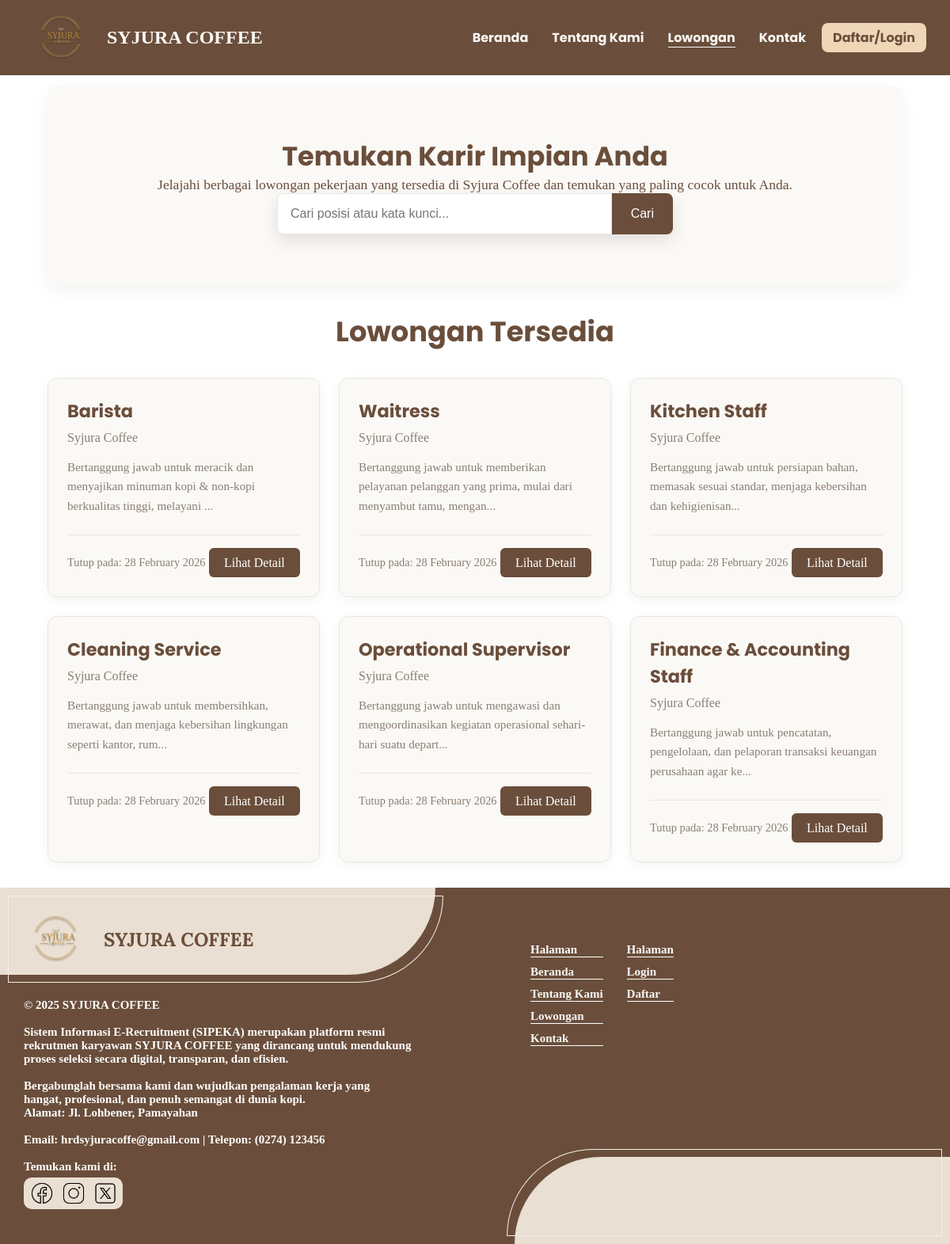
Page /job.php on the committed database.
### tables this page shows
CREATE TABLE `lowongan` (
  `id_lowongan` int(11) NOT NULL,
  `id_hrd` int(11) NOT NULL,
  `judul` varchar(100) NOT NULL,
  `posisi_lowongan` varchar(100) NOT NULL,
  `deskripsi_singkat` varchar(255) DEFAULT NULL,
  `deskripsi` text DEFAULT NULL,
  `persyaratan` text DEFAULT NULL,
  `tanggal_buka` date NOT NULL,
  `tanggal_tutup` date NOT NULL,
  `status_lowongan` enum('Aktif','Tutup') NOT NULL DEFAULT 'Aktif'
);

### job.php (the view, shortened to what this page needs)
<?php
include_once 'templates/header.php';
$search = isset($_GET['search']) ? trim($_GET['search']) : '';
$query_base = "SELECT
                    id_lowongan,
                    judul,
                    posisi_lowongan,
                    deskripsi_singkat,
                    DATE_FORMAT(tanggal_tutup, '%d %M %Y') AS tanggal_tutup_formatted
                FROM
                    lowongan
                WHERE
                    CURDATE() BETWEEN tanggal_buka AND tanggal_tutup";
if (!empty($search)) {
    $search_param = "%{$search}%";
    $query_full = $query_base . " AND (judul LIKE ? OR posisi_lowongan LIKE ?) ORDER BY tanggal_buka DESC";
    $stmt = $koneksi->prepare($query_full);
    $stmt->bind_param("ss", $search_param, $search_param);
    $stmt->execute();
    $result = $stmt->get_result();
    $stmt->close();
} else {
    $query_full = $query_base . " ORDER BY tanggal_buka DESC";
    $result = $koneksi->query($query_full);
}
?>
<div class="container">
    <div class="hero-section">
        <h1>Temukan Karir Impian Anda</h1>
        <p>Jelajahi berbagai lowongan pekerjaan yang tersedia di Syjura Coffee dan temukan yang paling cocok untuk Anda.</p>
        <form action="job.php" method="GET" class="search-form">
            <input type="text" name="search" placeholder="Cari posisi atau kata kunci..." value="<?php echo htmlspecialchars($search, ENT_QUOTES, 'UTF-8'); ?>">
            <button type="submit">Cari</button>
        </form>
    </div>
    <div class="job-listings">
        <h2>Lowongan Tersedia</h2>
        <div class="job-cards-container">
            <?php if ($result && $result->num_rows > 0) : ?>
                <?php while ($row = $result->fetch_assoc()) : ?>
                    <div class="job-card">
                        <h3><?php echo htmlspecialchars($row['posisi_lowongan'], ENT_QUOTES, 'UTF-8'); ?></h3>
                        <p class="company-name">Syjura Coffee</p>
                        <p class="job-description">
                            <?php echo htmlspecialchars(substr($row['deskripsi_singkat'], 0, 100), ENT_QUOTES, 'UTF-8'); ?>...
                        </p>
                        <div class="job-card-footer">
                            <span class="deadline">Tutup pada: <?php echo htmlspecialchars($row['tanggal_tutup_formatted'], ENT_QUOTES, 'UTF-8'); ?></span>
                            <a href="job_detail.php?id=<?php echo htmlspecialchars($row['id_lowongan'], ENT_QUOTES, 'UTF-8'); ?>" class="btn-detail">Lihat Detail</a>
                        </div>
                    </div>
                <?php endwhile; ?>
            <?php else : ?>
                <p class="no-jobs">Saat ini belum ada lowongan yang tersedia atau sesuai dengan pencarian Anda.</p>
            <?php endif; ?>
        </div>
    </div>
</div>
<?php
include_once 'templates/footer.php';
?>

### assets/css/header.css (style rules this page uses)
:root { --prymary-color: #6A4E3B; --secondary-color: #E9DFD2; --accent-color: #F4EFEA; --text-collor-primary: #ffffff; --text-collor-secondary: #FAF8F5; --syjura-text-color: #AF8136; --button-color: #EED6B7; --font-main: 'Poppins', sans-serif; --font-secondary: 'Lora', serif; }
* { margin: 0; padding: 0; box-sizing: border-box; }
ul, li, a { list-style: none; text-decoration: none; color: var(--text-collor-secondary); }

### assets/css/footer.css (style rules this page uses)
:root { --prymary-color: #6a4e3b; --secondary-color: #e9dfd2; --accent-color: #f4efea; --text-collor-primary: #ffffff; --text-collor-secondary: #faf8f5; --syjura-text-color: #af8136; --button-color: #eed6b7; --font-main: "Poppins"; --font-secondary: sans-serif; --font-syjura: "Lora"; }
* { margin: 0; padding: 0; box-sizing: border-box; }
ul, li, a { list-style: none; text-decoration: none; }

### assets/css/job.css (style rules this page uses)
:root { --font-main: 'Poppins', sans-serif; --font-secondary: serif; --dark-brown: #6A4E3B; --cream-bg: #FAF6F0; --card-bg: #FBF9F6; --header-bg: #FFFFFF; --border-color: #EAE5E0; --text-muted: #8A7E73; --button-primary: #B99C7D; --button-primary-hover: #a88e70; --button-primary-text: #FFFFFF; --button-disabled-bg: #ccc; --button-disabled-text: #666; --status-active-text: #28a745; --status-closed-text: #dc3545; }
.container { width: 90%; max-width: 1200px; margin: 0 auto; padding: 2rem 0; }
.hero-section { padding: 4rem 1rem; text-align: center; background-color: var(--card-bg); border-radius: 12px; box-shadow: 0 8px 25px rgba(0, 0, 0, 0.05); }
.hero-section h1 { font-weight: bold; color: var(--dark-brown); font-size: 2.1rem; font-family: var(--font-main); }
.hero-section p { color: var(--dark-brown); font-size: 1.1rem; font-family: var(--font-secondary); }
.search-form { display: flex; justify-content: center; max-width: 500px; margin: 0 auto; border-radius: 8px; box-shadow: 0 8px 20px rgba(0, 0, 0, 0.1); }
.search-form input { width: 100%; padding: 1rem; font-size: 1rem; border: 1px solid var(--border-color); border-radius: 8px 0 0 8px; outline: none; }
.search-form button { padding: 1rem 1.5rem; cursor: pointer; font-size: 1rem; font-weight: 500; color: var(--button-primary-text); background-color: var(--dark-brown); border: none; border-radius: 0 8px 8px 0; }
.job-listings h2 { margin: 2rem 0; font-family: var(--font-main); color: var(--dark-brown); font-size: 2.2rem; text-align: center; }
.job-cards-container { display: grid; grid-template-columns: repeat(auto-fill, minmax(300px, 1fr)); gap: 1.5rem; }
.job-card { opacity: 0; padding: 1.5rem; background-color: var(--card-bg); color: var(--dark-brown); border: 1px solid var(--border-color); border-radius: 12px; box-shadow: 0 4px 15px rgba(0, 0, 0, 0.05); transform: translateY(20px); transition: transform 0.3s ease, box-shadow 0.3s ease; animation: fadeInUp 0.5s ease-out forwards; }
.job-card h3 { font-family: var(--font-main); margin-bottom: 0.5rem; font-size: 1.4rem; }
.job-card .company-name { font-family: var(--font-secondary); margin-bottom: 1rem; font-weight: 500; color: var(--text-muted); }
.job-card .job-description { font-family: var(--font-secondary); margin-bottom: 1.5rem; font-size: 0.95rem; line-height: 1.6; color: var(--text-muted); }
.job-card-footer { display: flex; align-items: center; justify-content: space-between; padding-top: 1rem; border-top: 1px solid var(--border-color); }
.job-card .deadline { font-size: 0.9rem; color: var(--text-muted); }
.job-card .btn-detail { padding: 0.6rem 1.2rem; font-weight: 500; color: var(--button-primary-text); background-color: var(--dark-brown); border-radius: 6px; transition: background-color 0.3s ease; }

### rows in the picture
lowongan: posisi_lowongan "Barista", deskripsi_singkat "Bertanggung jawab untuk meracik dan menyajikan minuman kopi & non-kopi berkualitas tinggi, melayani", tanggal_tutup_formatted "28 February 2026"
lowongan: posisi_lowongan "Waitress", deskripsi_singkat "Bertanggung jawab untuk memberikan pelayanan pelanggan yang prima, mulai dari menyambut tamu, mengan", tanggal_tutup_formatted "28 February 2026"
lowongan: posisi_lowongan "Kitchen Staff", deskripsi_singkat "Bertanggung jawab untuk persiapan bahan, memasak sesuai standar, menjaga kebersihan dan kehigienisan", tanggal_tutup_formatted "28 February 2026"
lowongan: posisi_lowongan "Cleaning Service", deskripsi_singkat "Bertanggung jawab untuk membersihkan, merawat, dan menjaga kebersihan lingkungan seperti kantor, rum", tanggal_tutup_formatted "28 February 2026"
lowongan: posisi_lowongan "Operational Supervisor", deskripsi_singkat "Bertanggung jawab untuk mengawasi dan mengoordinasikan kegiatan operasional sehari-hari suatu depart", tanggal_tutup_formatted "28 February 2026"
lowongan: posisi_lowongan "Finance & Accounting Staff", deskripsi_singkat "Bertanggung jawab untuk pencatatan, pengelolaan, dan pelaporan transaksi keuangan perusahaan agar ke", tanggal_tutup_formatted "28 February 2026"
